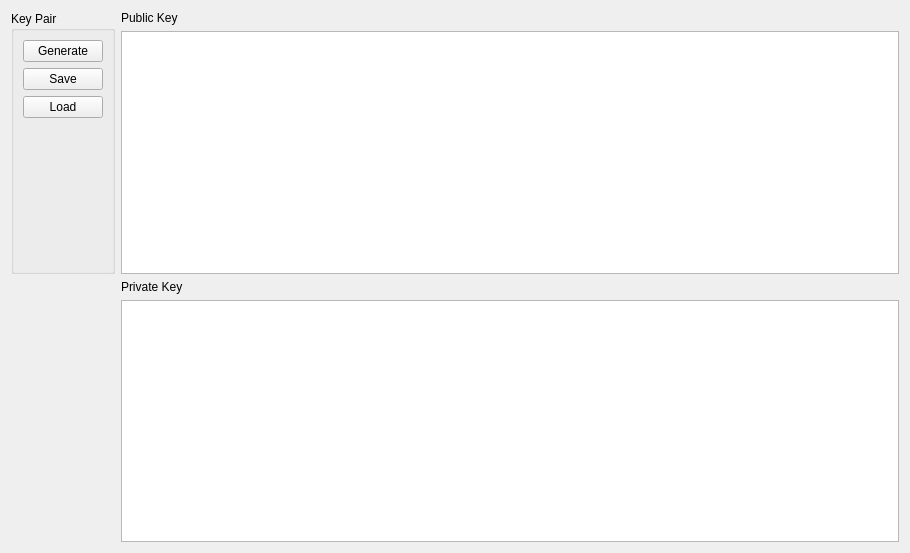
<?xml version="1.0" encoding="UTF-8"?>
<ui version="4.0">
 <class>PKIManager</class>
 <widget class="QWidget" name="PKIManager">
  <property name="geometry">
   <rect>
    <x>0</x>
    <y>0</y>
    <width>910</width>
    <height>553</height>
   </rect>
  </property>
  <property name="windowTitle">
   <string>Form</string>
  </property>
  <layout class="QGridLayout" name="gridLayout">
   <item row="0" column="0" rowspan="2">
    <widget class="QGroupBox" name="groupBox">
     <property name="title">
      <string>Key Pair</string>
     </property>
     <layout class="QVBoxLayout" name="verticalLayout_5">
      <item>
       <widget class="QPushButton" name="pushButtonGenerateKeyPair">
        <property name="text">
         <string>Generate</string>
        </property>
       </widget>
      </item>
      <item>
       <widget class="QPushButton" name="pushButtonSaveKeyPair">
        <property name="text">
         <string>Save</string>
        </property>
       </widget>
      </item>
      <item>
       <widget class="QPushButton" name="pushButtonLoadKeyPair">
        <property name="text">
         <string>Load</string>
        </property>
       </widget>
      </item>
      <item>
       <spacer name="verticalSpacer_2">
        <property name="orientation">
         <enum>Qt::Orientation::Vertical</enum>
        </property>
        <property name="sizeHint" stdset="0">
         <size>
          <width>20</width>
          <height>40</height>
         </size>
        </property>
       </spacer>
      </item>
     </layout>
    </widget>
   </item>
   <item row="0" column="1">
    <widget class="QLabel" name="label_5">
     <property name="text">
      <string>Public Key</string>
     </property>
    </widget>
   </item>
   <item row="1" column="1">
    <widget class="QPlainTextEdit" name="plainTextEditPublicKey"/>
   </item>
   <item row="2" column="1">
    <widget class="QLabel" name="label_6">
     <property name="text">
      <string>Private Key</string>
     </property>
    </widget>
   </item>
   <item row="3" column="1">
    <widget class="QPlainTextEdit" name="plainTextEditPrivateKey"/>
   </item>
  </layout>
 </widget>
 <resources/>
 <connections>
  <connection>
   <sender>pushButtonGenerateKeyPair</sender>
   <signal>clicked()</signal>
   <receiver>PKIManager</receiver>
   <slot>generateKey()</slot>
   <hints>
    <hint type="sourcelabel">
     <x>60</x>
     <y>53</y>
    </hint>
    <hint type="destinationlabel">
     <x>454</x>
     <y>276</y>
    </hint>
   </hints>
  </connection>
  <connection>
   <sender>pushButtonLoadKeyPair</sender>
   <signal>clicked()</signal>
   <receiver>PKIManager</receiver>
   <slot>loadKey()</slot>
   <hints>
    <hint type="sourcelabel">
     <x>60</x>
     <y>115</y>
    </hint>
    <hint type="destinationlabel">
     <x>454</x>
     <y>276</y>
    </hint>
   </hints>
  </connection>
  <connection>
   <sender>pushButtonSaveKeyPair</sender>
   <signal>clicked()</signal>
   <receiver>PKIManager</receiver>
   <slot>saveKey()</slot>
   <hints>
    <hint type="sourcelabel">
     <x>60</x>
     <y>84</y>
    </hint>
    <hint type="destinationlabel">
     <x>454</x>
     <y>276</y>
    </hint>
   </hints>
  </connection>
 </connections>
 <slots>
  <slot>saveKey()</slot>
  <slot>loadKey()</slot>
  <slot>generateKey()</slot>
 </slots>
</ui>
